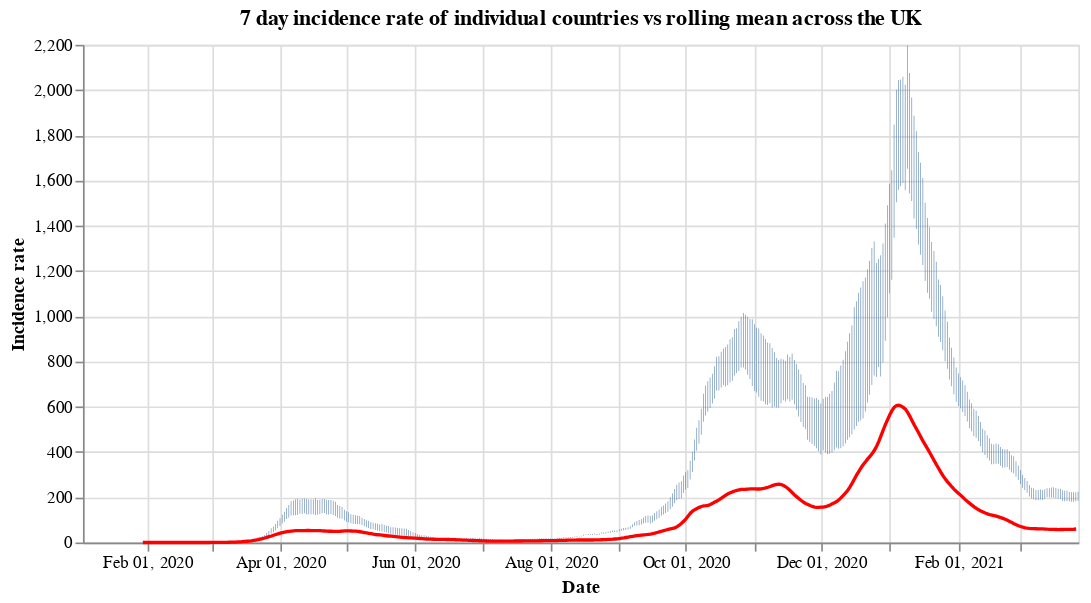

Notebook source saved alongside this figure:
### Code cell
#collapse
countries = uk_cases['areaName'].unique()
countries.sort()

selection = alt.selection_single(
    name='Select',
    fields=['areaName'],
    init={'areaName': 'Wales'},
    bind={'areaName': alt.binding_select(options=countries)}
)

# scatter plot, modify opacity based on selection
bars = alt.Chart(uk_cases).mark_bar().add_selection(
    selection
).encode(
    x=alt.X("yearmonthdate(date):T", axis=alt.Axis(title='Date')),
    y=alt.Y("weeklyCasesRate:Q", axis=alt.Axis(title='Incidence rate')),
    tooltip='weeklyCasesRate:Q',
    opacity=alt.condition(selection, alt.value(1), alt.value(0))
).properties(title=f'7 day incidence rate of individual countries vs rolling mean across the UK', width=600)

line = alt.Chart(overview_cases).mark_line(
    color='red',
    size=2,
).transform_window(
    rolling_mean='mean(weeklyCasesRate)',
    frame=[0, 7]
).encode(
    x='yearmonthdate(date):T',
    y='rolling_mean:Q'
)

alt.layer(bars, line)

### Figure 1 — Vega-Lite specification as saved in the notebook (floating-point values rounded to 4 significant figures; data arrays with more than 128 entries replaced by an {"elided": "..."} marker saying what was removed)
{"config": {"view": {"continuousWidth": 400, "continuousHeight": 300}}, "layer": [{"data": {"name": "data-211c6bb7e5f53debb3fd471e2bdf73c4"}, "mark": "bar", "encoding": {"opacity": {"condition": {"value": 1, "selection": "Select"}, "value": 0}, "tooltip": {"type": "quantitative", "field": "weeklyCasesRate"}, "x": {"type": "temporal", "axis": {"title": "Date"}, "field": "date", "timeUnit": "yearmonthdate"}, "y": {"type": "quantitative", "axis": {"title": "Incidence rate"}, "field": "weeklyCasesRate"}}, "selection": {"Select": {"type": "single", "fields": ["areaName"], "init": {"areaName": "Wales"}, "bind": {"areaName": {"input": "select", "options": ["England", "Northern Ireland", "Scotland", "Wales"]}}}}, "title": "7 day incidence rate of individual countries vs rolling mean across the UK", "width": 600}, {"data": {"name": "data-0678c2592a5200028cfaf028c220f5cc"}, "mark": {"type": "line", "color": "red", "size": 2}, "encoding": {"x": {"type": "temporal", "field": "date", "timeUnit": "yearmonthdate"}, "y": {"type": "quantitative", "field": "rolling_mean"}}, "transform": [{"window": [{"op": "mean", "field": "weeklyCasesRate", "as": "rolling_mean"}], "frame": [0, 7]}]}], "$schema": "https://vega.github.io/schema/vega-lite/v4.8.1.json", "datasets": {"data-211c6bb7e5f53debb3fd471e2bdf73c4": {"elided": "1796 records"}, "data-0678c2592a5200028cfaf028c220f5cc": {"elided": "422 records"}}}
